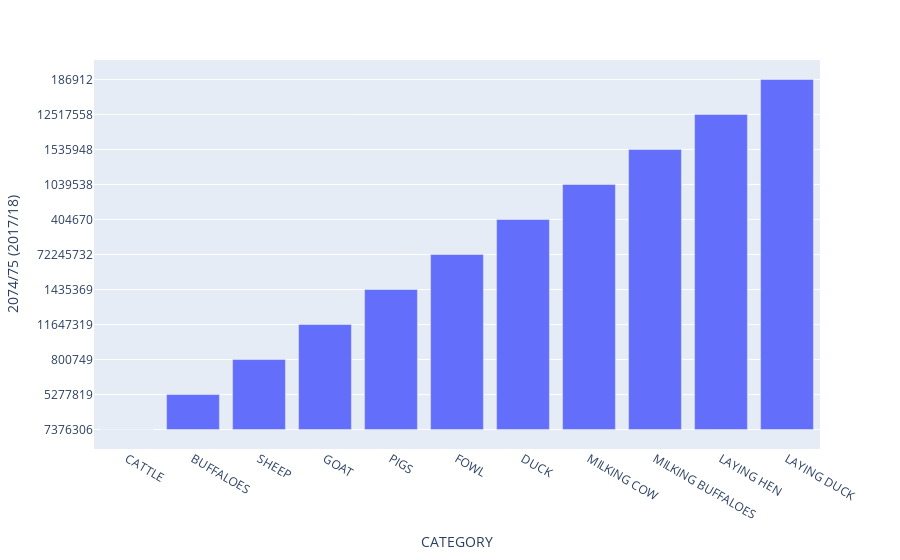

Notebook cell for this chart:
### Code cell
px.bar(data_frame=liv_pop_data, x = 'CATEGORY', y='2074/75 (2017/18)')

### Figure 1 — Plotly figure (JSON) as saved in the notebook; plotly's stock layout.template omitted (floating-point values rounded to 4 significant figures)
{"data": [{"alignmentgroup": "True", "hovertemplate": "CATEGORY=%{x}<br>2074/75 (2017/18)=%{y}<extra></extra>", "legendgroup": "", "marker": {"color": "#636efa"}, "name": "", "offsetgroup": "", "orientation": "v", "showlegend": false, "textposition": "auto", "type": "bar", "x": ["CATTLE", "BUFFALOES", "SHEEP", "GOAT", "PIGS", "FOWL", "DUCK", "MILKING COW", "MILKING BUFFALOES", "LAYING HEN", "LAYING DUCK"], "xaxis": "x", "y": ["7376306", "5277819", "800749", "11647319", "1435369", "72245732", "404670", "1039538", "1535948", "12517558", "186912"], "yaxis": "y"}], "layout": {"barmode": "relative", "legend": {"tracegroupgap": 0}, "margin": {"t": 60}, "xaxis": {"anchor": "y", "domain": [0, 1], "title": {"text": "CATEGORY"}}, "yaxis": {"anchor": "x", "domain": [0, 1], "title": {"text": "2074/75 (2017/18)"}}}}
